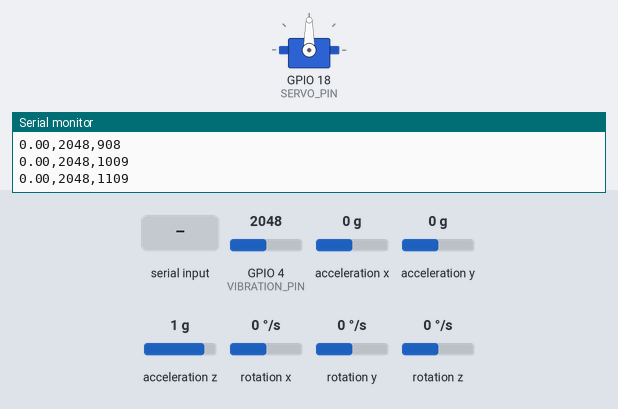
Bench run of a sketch on a simulated ESP32. Parts: servo, the last lines printed to the serial monitor. The inputs (shaded band) are chosen by the test bench; at power-on: GPIO 4 (VIBRATION_PIN) = 2048, acceleration x 0 g, acceleration y 0 g, acceleration z 1 g, rotation x 0 °/s, rotation y 0 °/s, rotation z 0 °/s. Random numbers use the default seed unless the sketch sets one.

Above: at 1.2 s.
1.3 s: "J" received over Serial
At 1.65 s:
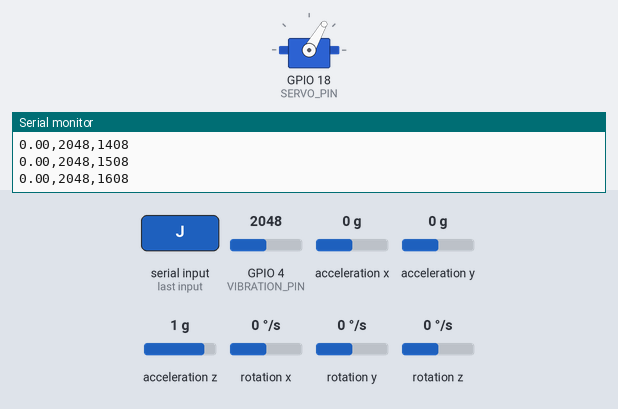
At 2.74 s:
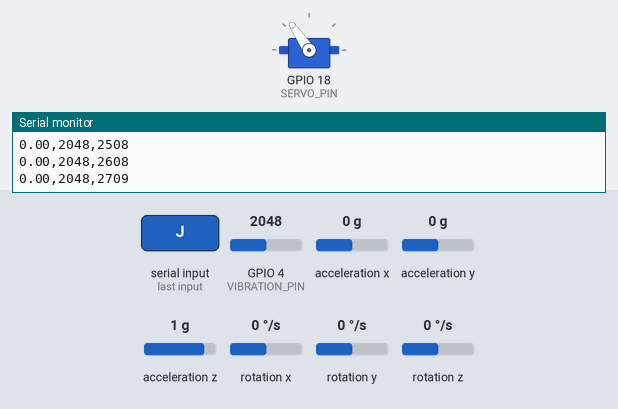
Timing chart, 0 to 10.3 s (numbered marks = the images above; inputs shaded):
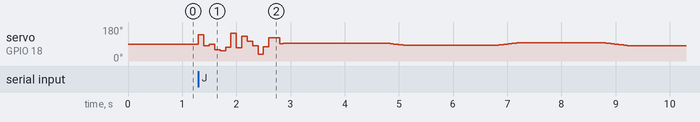

The sketch:

Subsidence_hardware.ino
```cpp
#include <Wire.h>
#include <MPU6050.h>
#include <ESP32Servo.h>

MPU6050 mpu;
Servo myServo;

// ---------------- PIN ASSIGNMENTS ----------------
const int VIBRATION_PIN = 4;    // Piezo sensor (analog)
const int SERVO_PIN     = 18;   // Servo signal (PWM)
// MPU6050 -> SDA = GPIO21, SCL = GPIO22 (default I2C, no explicit pin needed)

unsigned long lastSend = 0;
const int SEND_INTERVAL = 100;   // ~10 readings/sec

// --- Gentle mode settings (default/baseline servo behavior) ---
int currentAngle = 90;
int targetAngle = 90;
unsigned long lastMove = 0;
const int MOVE_INTERVAL = 30;
const int STEP_SIZE = 1;
unsigned long lastTargetChange = 0;
const int TARGET_CHANGE_INTERVAL = 2000;

// --- Jerk burst mode settings (triggered live during demo) ---
bool jerkMode = false;
unsigned long jerkStartTime = 0;
const int JERK_BURST_DURATION = 1500;
unsigned long lastJerk = 0;
const int JERK_INTERVAL = 100;

void setup() {
  Serial.begin(115200);
  Wire.begin();               // SDA=21, SCL=22 by default
  mpu.initialize();

  myServo.setPeriodHertz(50);
  myServo.attach(SERVO_PIN, 500, 2400);
  myServo.write(currentAngle);
  randomSeed(analogRead(0));

  if (!mpu.testConnection()) {
    Serial.println("ERROR: MPU6050 not found");
  } else {
    Serial.println("MPU6050 connected. System ready.");
  }
}

void loop() {
  // --- Check for jerk-trigger command from Python ('J') ---
  if (Serial.available()) {
    char cmd = Serial.read();
    if (cmd == 'J') {
      jerkMode = true;
      jerkStartTime = millis();
    }
  }

  // --- Servo behavior: jerk mode overrides gentle mode ---
  if (jerkMode) {
    if (millis() - jerkStartTime < JERK_BURST_DURATION) {
      if (millis() - lastJerk >= JERK_INTERVAL) {
        lastJerk = millis();
        int randAngle = random(30, 151);   // wider, sharper jumps
        myServo.write(randAngle);
      }
    } else {
      jerkMode = false;
      currentAngle = 90;
      myServo.write(currentAngle);
    }
  } else {
    if (millis() - lastTargetChange >= TARGET_CHANGE_INTERVAL) {
      lastTargetChange = millis();
      targetAngle = 90 + random(-15, 16);  // gentle narrow range
    }
    if (millis() - lastMove >= MOVE_INTERVAL) {
      lastMove = millis();
      if (currentAngle < targetAngle) currentAngle += STEP_SIZE;
      else if (currentAngle > targetAngle) currentAngle -= STEP_SIZE;
      myServo.write(currentAngle);
    }
  }

  // --- Sensor reading + send ---
  if (millis() - lastSend >= SEND_INTERVAL) {
    lastSend = millis();

    int16_t ax, ay, az, gx, gy, gz;
    mpu.getMotion6(&ax, &ay, &az, &gx, &gy, &gz);
    float tilt = atan2(ay, az) * 180.0 / PI;

    int vibration = analogRead(VIBRATION_PIN);

    // CSV format: tilt,vibration,timestamp
    Serial.print(tilt, 2);
    Serial.print(",");
    Serial.print(vibration);
    Serial.print(",");
    Serial.println(millis());
  }
}
```
